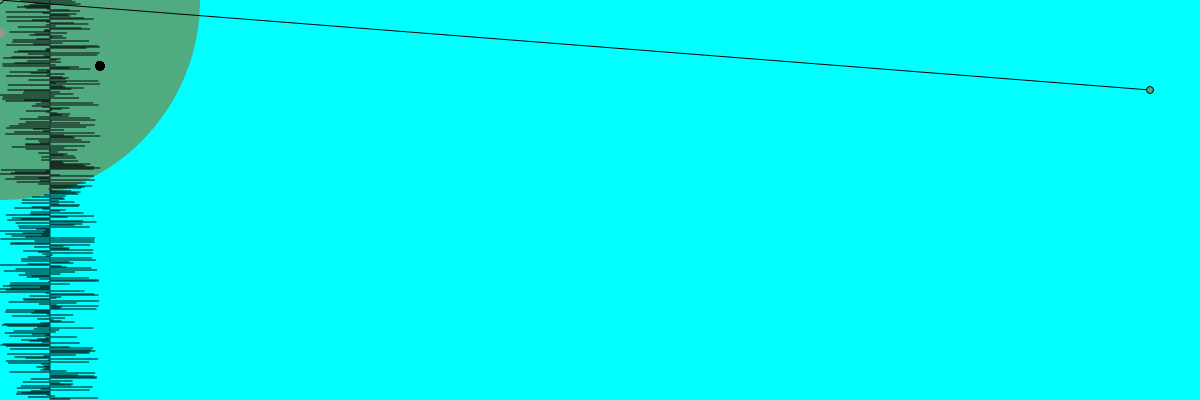
Frame 1 (no input)
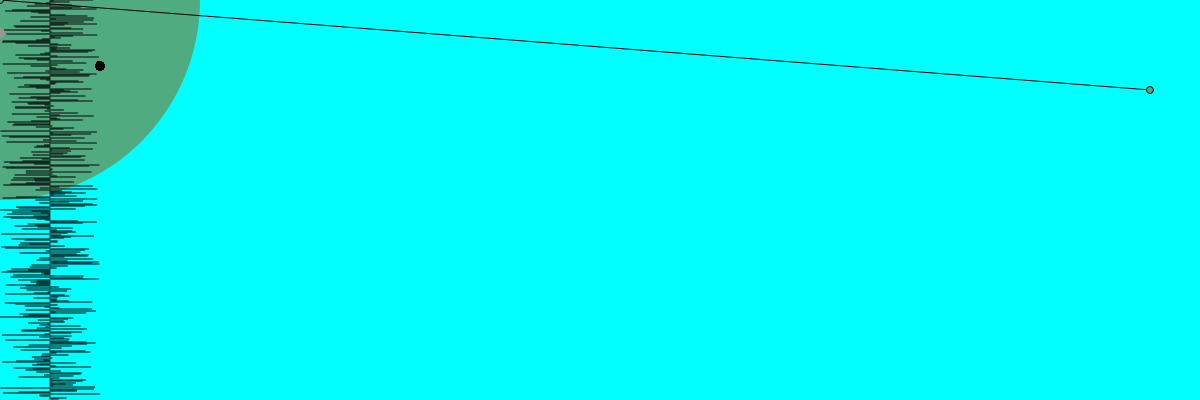
Frame 60 (no input)
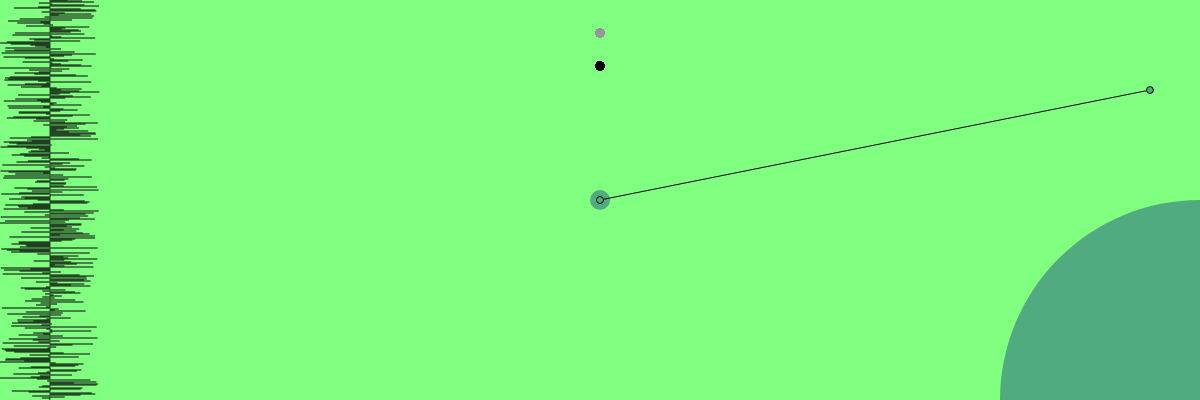
Frame 120 (the mouse pressed at the canvas centre since frame 60)

The p5.js sketch that drew these frames (run headless with seeded random() and noise() and a simulated clock; from frame 60 on, the mouse is pressed at the canvas centre):

// p5.js sketch
// ── sketch.js
// setting variables for background function
var r = 0;
var b = 255;
var y = 0;
var ax = [];
var ay = [];
// set object variable
function setup() {
  createCanvas(windowWidth, 400);
}
function draw(){
  r = map(mouseX, 0, windowWidth, 0, 255);
  b = map(mouseX, 0, windowWidth, 255, 0);
  y = map(0, mouseY, windowWidth, 255, 0);
  //background
background(r, y, b);
var eSize = 20;
// setting variable for pow function
 //ellipse
 fill('#50ab80')
 noStroke()
 ellipse(mouseX, mouseY, eSize, eSize);
 // another bigger ellipse follows the small curser ellipse.
 // gets closer nearer to 0, 0, and farther apart further away from origin.
 ellipse(mouseX * 2, mouseY * 2, pow(eSize, 2), pow(eSize, 2));
// creating randomly generated lines along the left side of the canvas.
 for (var i = 0; i < 400; i++) {
   var r = random(-50, 50);
   stroke( r /5 );
   line(50, i, 50 + r, i);
  // Contrain for black ellipse
   var leftWall= 100;
   var rightWall = windowWidth - 100;
   var xm = mouseX
   var xc = constrain(mouseX, leftWall, rightWall);
push();
// The grey and black ellipses.
   noStroke();
   fill(150);
   ellipse(xm, 33, 9, 9);
   fill(0);
   ellipse(xc, 66, 9, 9);
pop();
 }
 // the line that goes between the curser ellipse and the stagnant circle.
  var x1 = windowWidth - 50;
  var y1 = 90;
  var x2 = mouseX;
  var y2 = mouseY;
  line(x1, y1, x2, y2);
  ellipse(x1, y1, 7, 7);
  ellipse(x2, y2, 7, 7);
}
